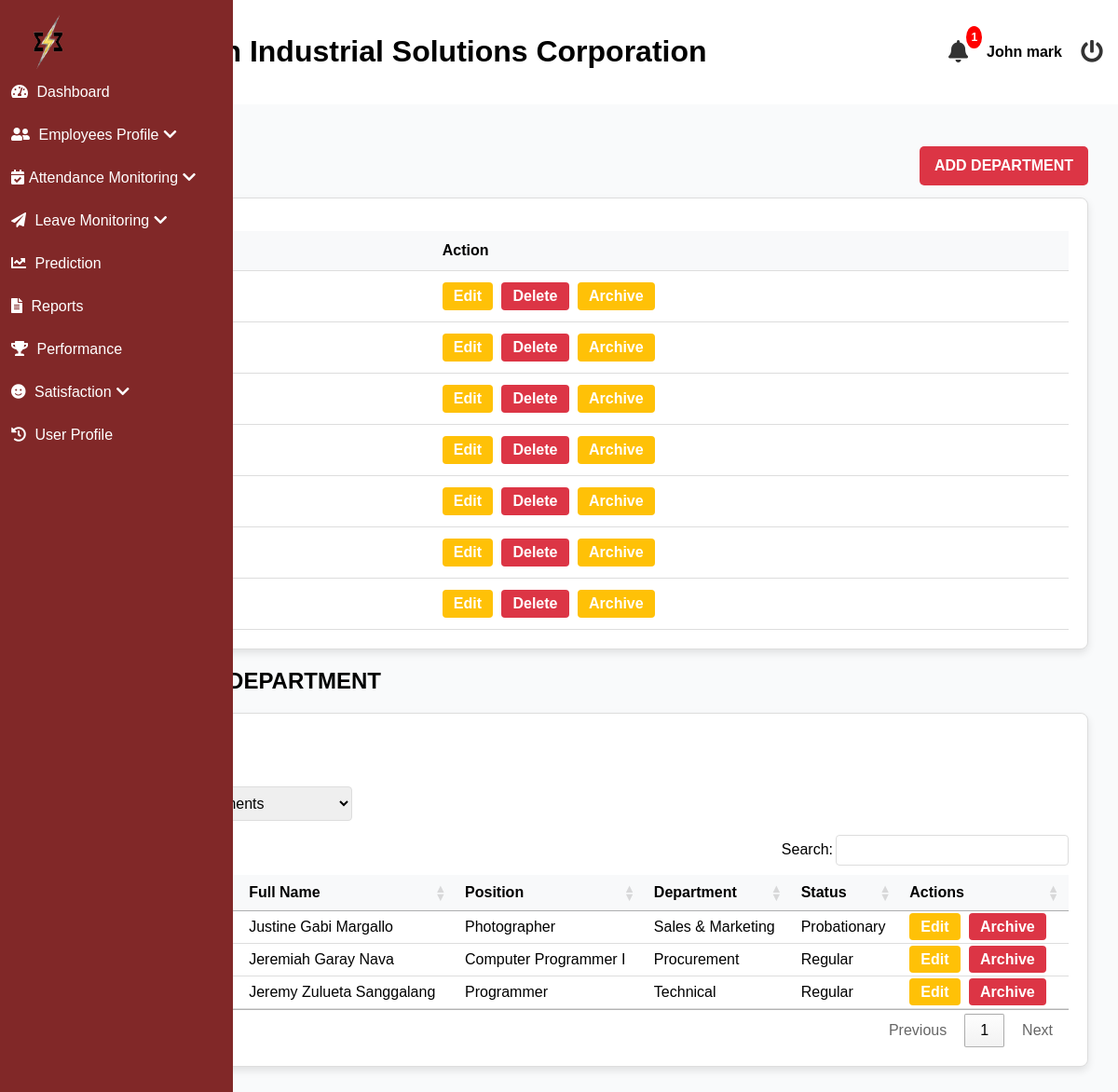
The app's page /admin/department.php (signed in), older data.
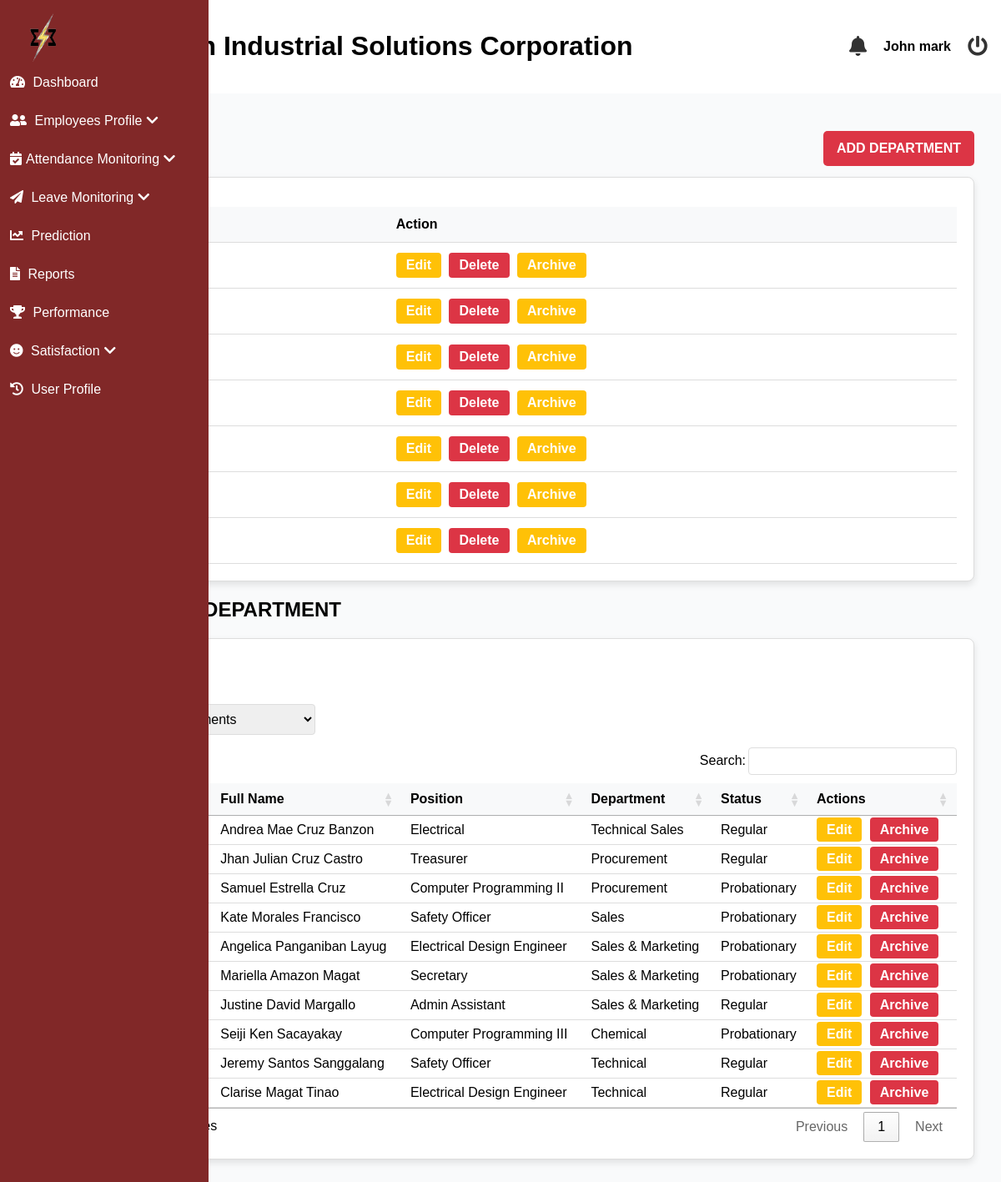
The same page, newer data.
### tables this page shows
CREATE TABLE `departments` (
  `id` int(11) NOT NULL,
  `dept_name` varchar(50) NOT NULL,
  `colors` varchar(32) NOT NULL,
  `is_archived` tinyint(1) NOT NULL
);

CREATE TABLE `employees` (
  `id` int(11) NOT NULL,
  `last_name` varchar(255) NOT NULL,
  `first_name` varchar(255) NOT NULL,
  `middle_name` varchar(255) NOT NULL,
  `suffix` varchar(255) NOT NULL,
  `gender` varchar(32) NOT NULL,
  `email` varchar(100) NOT NULL,
  `position` varchar(255) NOT NULL,
  `hire_date` date NOT NULL,
  `department` varchar(255) NOT NULL,
  `employment_status` varchar(255) NOT NULL,
  `employee_id` int(20) NOT NULL,
  `user_type` int(11) NOT NULL DEFAULT 2 COMMENT '1=admin, 2=staff, 3=super admin',
  `password` varchar(255) NOT NULL,
  `e_status` int(11) NOT NULL DEFAULT 1,
  `date_of_birth` date DEFAULT NULL,
  `age` varchar(32) NOT NULL,
  `contact_number` varchar(20) DEFAULT NULL,
  `perma_address` text DEFAULT NULL,
  `civil_status` varchar(10) DEFAULT NULL,
  `sss_number` varchar(15) DEFAULT NULL,
  `philhealth_number` varchar(15) DEFAULT NULL,
  `pagibig_number` varchar(15) DEFAULT NULL,
  `tin_number` varchar(15) DEFAULT NULL,
  `emergency_contact_name` varchar(50) DEFAULT NULL,
  `emergency_contact_number` varchar(15) DEFAULT NULL,
  `educational_background` enum('Technical-Vocational Program graduate','College graduate','Master''s degree graduate','Doctorate degree graduate') DEFAULT NULL,
  `skills` text DEFAULT NULL,
  `username` varchar(255) NOT NULL,
  `sick_leave` int(11) NOT NULL DEFAULT 0,
  `vacation_leave` int(11) NOT NULL DEFAULT 0,
  `maternity_leave` int(11) NOT NULL DEFAULT 0,
  `paternity_leave` int(11) NOT NULL DEFAULT 0,
  `sick_availed` int(11) NOT NULL,
  `vacation_availed` int(11) NOT NULL,
  `maternity_availed` int(11) NOT NULL,
  `paternity_availed` int(11) NOT NULL,
  `medical` varchar(32) DEFAULT NULL,
  `tor` varchar(32) DEFAULT NULL,
  `nbi_clearance` varchar(32) DEFAULT NULL,
  `resume` varchar(32) DEFAULT NULL,
  `prc` varchar(32) DEFAULT NULL,
  `others` varchar(32) DEFAULT NULL,
  `medical_type` varchar(32) DEFAULT NULL,
  `tor_type` varchar(32) DEFAULT NULL,
  `police_type` varchar(32) DEFAULT NULL,
  `resume_type` varchar(32) DEFAULT NULL,
  `prc_type` varchar(32) DEFAULT NULL,
  `others_type` varchar(32) DEFAULT NULL,
  `is_archived` tinyint(1) DEFAULT 0
);

### admin/department.php (the view, shortened to what this page needs)
<?php
    $conn = mysqli_connect('localhost', 'root', '', 'esetech');
    $selected_dept = isset($_GET['department']) ? $_GET['department'] : '';
    $sql_employees = "SELECT * FROM employees WHERE is_archived = 0";
    $sql_employees .= " ORDER BY last_name ASC";
    $result_employees = mysqli_query($conn, $sql_employees);
    include('header.php');
?>
<?php include('includes/sideBar.php'); ?>
<link rel="stylesheet" href="https://cdn.datatables.net/1.13.5/css/jquery.dataTables.min.css" />
<main class="main-content">
    <section id="dashboard">
        <div class="department-and-button">
            <h2 class="text-2xl font-bold mb-6">DEPARTMENTS</h2>
            <a href="#" id="add-dept-btn" class="btn btn-danger">ADD DEPARTMENT</a>
        </div>
        <div class="card">
        <table>
            <thead>
                <tr>
                    <th>Departments</th>
                    <th>Action</th>
                </tr>
            </thead>
            <tbody>
                <?php
                    $deptSql = "SELECT * FROM departments ORDER BY dept_name ASC";
                    $deptResult = mysqli_query($conn, $deptSql);
                    if ($deptResult) {
                        while ($row = mysqli_fetch_assoc($deptResult)) {
                ?>
                <tr>
                    <td class="dept-name"><?php echo $row['dept_name']; ?></td>
                    <td class="action-buttons">
                        <form method="POST" style="display:inline;">
                            <?php echo $row['is_archived'] == 0
                            ? "<button class='btn btn-warning' onclick='editDepartment(" . $row['id'] . ", \"" . $row['dept_name'] . "\"); return false;'>Edit</button>
                                <button name='delete_dept' class='btn btn-danger' onclick='return confirm(\"Are you sure you want to delete this department?\");'>Delete</button>
                                <button name='archive_name' class='btn btn-warning'>Archive</button>"
                            : "<button class='btn btn-warning' onclick='editDepartment(" . $row['id'] . ", \"" . $row['dept_name'] . "\"); return false;'>Edit</button>
                                <button name='delete_dept' class='btn btn-danger' onclick='return confirm(\"Are you sure you want to delete this department?\");'>Delete</button>
                                <button name='restore_name' class='btn btn-restore'>Restore</button>";
                            ?>
                        </form>
                    </td>
                </tr>
                <?php
                        }
                    }
                ?>
            </tbody>
        </table>
    </div>
        <h2 class="text-2xl font-bold mb-6">EMPLOYEES PER DEPARTMENT</h2>
        <div class="card">
            <div class="card-header">
                <h3><?php echo empty($selected_dept) ? 'All Employees' : $selected_dept . ' Department Employees'; ?></h3>
                <form method="GET" class="form-inline justify-content-between align-items-center">
                        <label for="department">Filter by Department:</label>
                        <select name="department" class="form-control" onchange="this.form.submit()">
                            <option value="">All Departments</option>
                        </select>
                </form>
            </div>
            <div class="card-body">
                <table id="myTable" class="employee-table">
                    <thead>
                        <tr>
                            <th>No.</th>
                            <th>Employee ID</th>
                            <th>Full Name</th>
                            <th>Position</th>
                            <th>Department</th>
                            <th>Status</th>
                            <th>Actions</th>
                        </tr>
                    </thead>
                    <tbody>
                        <?php
                            $counter = 1;
                            while ($employee = mysqli_fetch_assoc($result_employees)):
                        ?>
                            <tr>
                                <td><?php echo $counter++; ?></td>
                                <td class="employee_id_display"><?php echo $employee['employee_id']; ?></td>
                                <td>
                                    <?php
                                        $full_name = trim($employee['first_name'] . ' ' . $employee['middle_name'] . ' ' . $employee['last_name']);
                                        echo $full_name;
                                    ?>
                                </td>
                                <td><?php echo $employee['position']; ?></td>
                                <td><?php echo $employee['department']; ?></td>
                                <td><?php echo $employee['employment_status']; ?></td>
                                <td class="action-buttons">
                                    <a href="./edit_employee?id=<?php echo $employee['id']; ?>" class="btn btn-warning">Edit</a>
                                    <a href="?delete_id=<?php echo $employee['id']; ?>" class="btn btn-danger"
                                       onclick="return confirm('Are you sure you want to Archive this employee?');">Archive</a>
                                </td>
                            </tr>
                        <?php endwhile; ?>
                    </tbody>
                </table>
            </div>
        </div>
    </section>
</main>
<?php include('footer.php'); ?>

### admin/header.php (shortened to what this page needs)
<?php
$conn = mysqli_connect('localhost', 'root', '', 'esetech');
$sql_count = "
    SELECT COUNT(*) AS notification_count FROM (
        (SELECT a.file_date AS action_date FROM leave_applications a WHERE a.status = 'Pending')
        UNION ALL
        (SELECT js.survey_date AS survey_date FROM job_satisfaction_surveys js)
    ) AS notifications;
";
$result_count = mysqli_query($conn, $sql_count);
$row = mysqli_fetch_assoc($result_count);
$notification_count = $row['notification_count'];
?>
<!DOCTYPE html>
<html lang="en">
<head>
    <link rel="stylesheet" href="css/styles.css">
    <link rel="stylesheet" href="https://cdnjs.cloudflare.com/ajax/libs/font-awesome/5.15.4/css/all.min.css">
</head>
<body>
<header>
    <div class="logo">
        <h1>ESE-Tech Industrial Solutions Corporation</h1>
    </div>
    <div class="header-right">
        <div class="notification-container">
            <i class="fas fa-bell bell-btn"></i>
            <?php if ($notification_count > 0): ?>
                <span class="badge"><?php echo $notification_count; ?></span>
            <?php endif; ?>
        </div>
        <div class="profile">
            <strong>
                <?php echo isset($_SESSION['fullname']) ? htmlspecialchars($_SESSION['fullname']) : 'Guest'; ?>
            </strong>
        </div>
        <a href="./logout" class="logout-button">
            <i class="fas fa-power-off"></i>
        </a>
    </div>
</header>
</body>
</html>

### admin/includes/sideBar.php (shortened to what this page needs)
<nav class="sidebar">
    <div class="sidebar-content">
        <div class="logo">
            <img src="images/logo1.png" alt="ESE-Tech Logo">
        </div>
        <ul>
            <li><a href="./dashboard"><i class="fas fa-tachometer-alt"></i> Dashboard</a></li>
            <li class="dropdown">
                <a href="javascript:void(0);" class="dropdown-toggle">
                    <i class="fas fa-user-friends"></i> Employees Profile<i class="fas fa-chevron-down toggle-icon"></i>
                </a>
            </li>
            <li class="dropdown">
                <a href="javascript:void(0);" class="dropdown-toggle">
                    <i class="fas fa-calendar-check"></i>Attendance Monitoring<i class="fas fa-chevron-down toggle-icon"></i>
                </a>
            </li>
            <li class="dropdown">
                <a href="javascript:void(0);" class="dropdown-toggle">
                        <i class="fas fa-paper-plane"></i> Leave Monitoring<i class="fas fa-chevron-down toggle-icon"></i>
                </a>
            </li>
            <li><a href="./predict"><i class="fas fa-chart-line"></i> Prediction</a></li>
            <li><a href="./reports"><i class="fas fa-file-alt"></i> Reports</a></li>
            <li><a href="./performance-evaluation"><i class="fas fa-trophy"></i> Performance</a></li>
            <li class="dropdown">
                <a href="javascript:void(0);" class="dropdown-toggle">
                    <i class="fas fa-smile"></i> Satisfaction<i class="fas fa-chevron-down toggle-icon"></i>
                </a>
                <li><a href="./user_profile"><i class="fas fa-history"></i> User Profile</a></li>
            </li>
        </ul>
    </div>
</nav>

### admin/footer.php (shortened to what this page needs)
</body>
</html>

### admin/css/styles.css (style rules this page uses)
* { text-decoration: none; }
body { font-family: Arial, sans-serif; margin: 0; padding: 0; background-color: #f0f0f0; }
header { background-color: #fff; padding: 1rem; display: flex; justify-content: space-between; align-items: center; box-shadow: 0 2px 5px rgba(0, 0, 0, 0.1); }
.main-content { flex-grow: 1; padding: 2rem; background-color: #f9fafb; }
.card { border: 1px solid #ddd; border-radius: 8px; margin-bottom: 20px; padding: 20px; background-color: #fff; box-shadow: 0 4px 8px rgba(0, 0, 0, 0.1); }
.card-header h3 { font-size: 20px; font-weight: bold; margin-bottom: 15px; }
.form-control, select, textarea { width: 100%; padding: 8px; border-radius: 5px; border: 1px solid #ccc; box-sizing: border-box; }
table { width: 100%; border-collapse: collapse; margin-top: 15px; }
table th, table td { padding: 12px; border-bottom: 1px solid #ddd; text-align: left; }
table th { background-color: #f8f9fa; font-weight: bold; }
.action-buttons .btn { padding: 6px 12px; border-radius: 4px; color: #fff; background-color: #007bff; text-decoration: none; font-weight: bold; margin-right: 5px; }
.btn-warning { background-color: #ffc107 !important; }
.btn-danger { background-color: #dc3545 !important; }
form[method="GET"] { display: flex; justify-content: flex-end; margin-bottom: 15px; }
.form-control, .form-control:focus, select.form-control, textarea.form-control { width: 100%; font-size: 1rem; border: 1px solid #ddd; border-radius: 4px; }
select.form-control, textarea.form-control { resize: vertical; }
.form-control { width: 100%; padding: 0.5rem 0.75rem; border: 1px solid #d1d5db; border-radius: 0.375rem; font-size: 0.875rem; transition: border-color 0.15s ease-in-out; }
.btn { padding: 16px 20px; font-size: 16px; border: none; cursor: pointer; border-radius: 5px; }
.btn-danger { background-color: #dc3545; color: #fff; transition: background-color 0.3s; }
.header-right { display: flex; align-items: center; gap: 1rem; }
.header-right i { font-size: 1.5rem; color: #333; cursor: pointer; }
.header-right .profile { display: flex; align-items: center; cursor: pointer; }
.logo { display: flex; align-items: center; }
.logo img { width: 80px; margin-right: 1rem; }
.sidebar { position: fixed; top: 0; left: 0; height: 100%; width: 250px; background-color: #812828; color: #fff; overflow-x: hidden; transform: translateX(-250px); transition: transform 0.3s ease-in-out; z-index: 1000; }
.sidebar-content { padding: 12px; }
.sidebar ul { list-style: none; color: #fff; text-decoration: none; margin: 0; padding: 0; }
.sidebar ul li a { text-decoration: none; color: white; padding: 14px 0; display: block; transition: background-color 0.3s ease; }
.sidebar ul li i { margin-right: 5px; }
.sidebar ul li .fa-chevron-down { margin-right: 0; margin-left: 5px; }
.card-header { display: flex; flex-direction: column; justify-content: space-between; align-items: start; }
.performance-and-button, .department-and-button { display: flex; align-items: center; justify-content: space-between; }
.btn { padding: 12px 16px; border-radius: 5px; background-color: #007bff; color: white; border: none; cursor: pointer; font-weight: 600; }

### admin/header.php (style rules this page uses)
body { font-family: Arial, sans-serif; background-color: #f4f7fc; margin: 0; }
.header-right { display: flex; align-items: center; gap: 20px; }
.bell-btn { position: relative; cursor: pointer; font-size: 24px; }
.notification-container { position: relative; }
.badge { position: absolute; top: -15px; right: -15px; background-color: red; color: white; font-size: 12px; font-weight: bold; padding: 5px; border-radius: 50%; }

Row changes from the older to the newer data that the page shows:
removed employees: full_name "Justine Gabi Margallo", position "Photographer", department "Sales & Marketing", employment_status "Probationary"
removed employees: full_name "Jeremiah Garay Nava", position "Computer Programmer I", department "Procurement", employment_status "Regular"
removed employees: full_name "Jeremy Zulueta Sanggalang", position "Programmer", department "Technical", employment_status "Regular"
added employees: full_name "Andrea Mae Cruz Banzon", position "Electrical", department "Technical Sales", employment_status "Regular"
added employees: full_name "Jhan Julian Cruz Castro", position "Treasurer", department "Procurement", employment_status "Regular"
added employees: full_name "Samuel Estrella Cruz", position "Computer Programming II", department "Procurement", employment_status "Probationary"
added employees: full_name "Kate Morales Francisco", position "Safety Officer", department "Sales", employment_status "Probationary"
added employees: full_name "Angelica Panganiban Layug", position "Electrical Design Engineer", department "Sales & Marketing", employment_status "Probationary"
added employees: full_name "Mariella Amazon Magat", position "Secretary", department "Sales & Marketing", employment_status "Probationary"
added employees: full_name "Justine David Margallo", position "Admin Assistant", department "Sales & Marketing", employment_status "Regular"
added employees: full_name "Seiji Ken Sacayakay", position "Computer Programming III", department "Chemical", employment_status "Probationary"
added employees: full_name "Jeremy Santos Sanggalang", position "Safety Officer", department "Technical", employment_status "Regular"
added employees: full_name "Clarise Magat Tinao", position "Electrical Design Engineer", department "Technical", employment_status "Regular"
Text that changed along with them:
$notification_count: "1" → (not shown)
